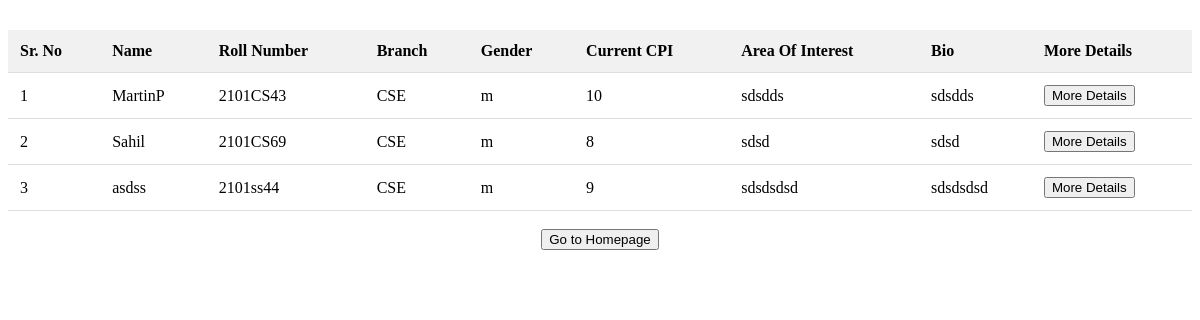
The app's page /project/alogin/scheck.php with its own data.
### tables this page shows
CREATE TABLE `student` (
  `roll` varchar(10) NOT NULL,
  `name` text NOT NULL,
  `dob` date NOT NULL,
  `specialization` varchar(5) NOT NULL,
  `phone` int(10) NOT NULL,
  `email` text NOT NULL,
  `password` text NOT NULL,
  `gender` text NOT NULL,
  `ccpi` float NOT NULL,
  `aoi` text NOT NULL,
  `bio` text NOT NULL,
  `verify` int(1) DEFAULT NULL
);

### project/alogin/scheck.php (the view, shortened to what this page needs)
<!DOCTYPE html>
<html lang="en">
<head>
</head>
<?php
include 'database.php';
echo "
<table style='width:100%'>
<tr>
<th>Sr. No</th>
<th>Name</th>
<th>Roll Number</th>
<th>Branch</th>
<th>Gender</th>
<th>Current CPI</th>
<th>Area Of Interest</th>
<th>Bio</th>
<th>More Details</th>
</tr>
";
$sr = 1;
$query = "select * from student";
$result2 = mysqli_query($connect2, $query);
while ($row = mysqli_fetch_array($result2, MYSQLI_ASSOC)) {
    echo "
    <tr>
    <td>$sr</td>
    <td>$row[name]</td>
    <td>$row[roll]</td>
    <td>$row[specialization]</td>
    <td>$row[gender]</td>
    <td>$row[ccpi]</td>
    <td>$row[aoi]</td>
    <td>$row[bio]</td>
    <form  method='post' action='sprofile.php'>
    <input type='hidden' name='roll' value=$row[roll]></input>
    <td><button type='submit' name='submit'>More Details</button></td>
    </form>
    </tr>
    ";
    $sr++;
}
echo "</table>";
?>
<body>
    <br>
    <center>
        <button onclick=location.href='http://localhost/project/alogin/ahomepage.php' type='button'>Go to Homepage</button>
    </center>
</body>
</html>

### project/alogin/scheck.php (style rules this page uses)
table { border-collapse: collapse; width: 100%; margin-top: 30px; }
th, td { padding: 12px; text-align: left; border-bottom: 1px solid #ddd; transition: all 0.3s ease; }
th { background-color: #f1f1f1; font-weight: bold; }

### records on screen
student: name "MartinP", roll "2101CS43", specialization "CSE", gender "m", ccpi "10", aoi "sdsdds", bio "sdsdds"
student: name "Sahil", roll "2101CS69", specialization "CSE", gender "m", ccpi "8", aoi "sdsd", bio "sdsd"
student: name "asdss", roll "2101ss44", specialization "CSE", gender "m", ccpi "9", aoi "sdsdsdsd", bio "sdsdsdsd"
